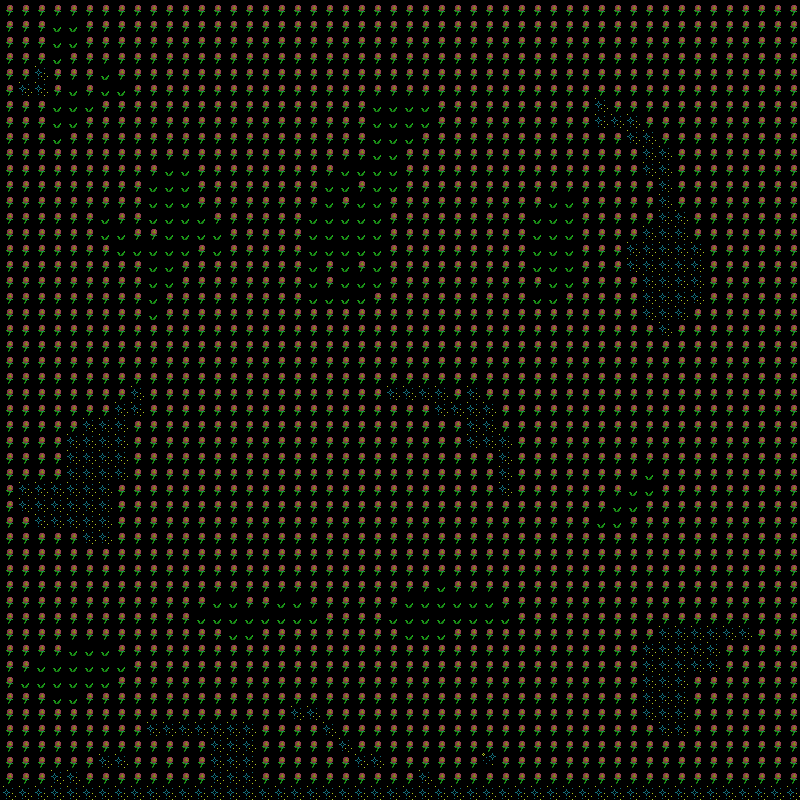

Below is a game level as drawn by its tile map, then a one-line description and the .tmx that defines it (tile-layer data replaced by summaries):
An orthogonal 50x50 tile map with 16x16 px tiles, 2 tile layers (Tile Layer 1, Tile Layer 2).

<map version="1.0" tiledversion="1.0.3" orientation="orthogonal" renderorder="right-down" width="50" height="50" tilewidth="16" tileheight="16" nextobjectid="1">
 <tileset firstgid="1" source="untitled.tsx" />
 <layer name="Tile Layer 1" width="50" height="50">
  <data>[2500 cells, 2500 non-empty, 4 distinct tile ids]</data>
 </layer>
 <layer name="Tile Layer 2" width="50" height="50">
  <data>[2500 cells, 0 non-empty, 0 distinct tile ids]</data>
 </layer>
</map>
